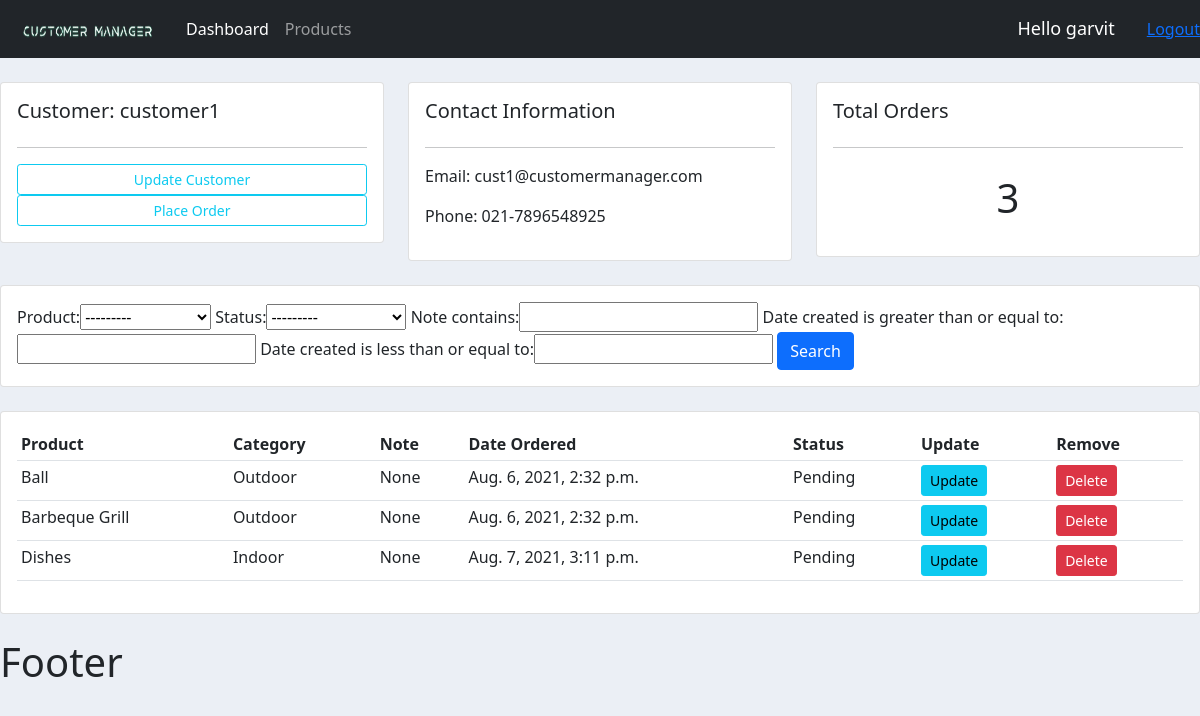
Page /customer/1 (signed in) on the committed database.
### accounts/models.py (models this page shows, shortened)
class Customer(models.Model):
    name=models.CharField(max_length=200,null=True)
    phone=models.CharField(max_length=200,null=True)
    email=models.CharField(max_length=200,null=True)
    date_created=models.DateTimeField(auto_now_add=True,null=True)

class Order(models.Model):
    STATUS=(('Pending','Pending'),('Out for delivery','Out for delivery'),('Delivered','Delivered'))
    customer=models.ForeignKey(Customer, null=True, on_delete=models.SET_NULL) #Setting the refrence
    product=models.ForeignKey(Product, null=True, on_delete=models.SET_NULL)
    date_created=models.DateTimeField(auto_now_add=True, null=True)
    status=models.CharField(max_length=200, null=True, choices=STATUS)
    note = models.CharField(max_length=200, null=True)

class Product(models.Model):
    CATEGORY=(('Indoor','Indoor'),('Outdoor','Outdoor'))
    name = models.CharField(max_length=200, null=True)
    price=models.FloatField(null=True)
    category=models.CharField(max_length=200, null=True, choices=CATEGORY)
    description=models.CharField(max_length=200, null=True, blank=True)
    tags = models.ManyToManyField(Tag)
    date_created = models.DateTimeField(auto_now_add=True, null=True)
    def __str__(self):
        return self.name

### accounts/decorators.py (the view)
        def wrapper_func(request, *args, **kwargs):
            group=None
            if request.user.groups.exists():
                group=request.user.groups.all()[0].name #get the name of 1st group
            if group in allowed_roles:
                return view_func(request, *args, **kwargs)
            else:
                return HttpResponse("You are not authorized to view this page")

### accounts/views.py (called while the page is built)
@login_required(login_url='login')
@allowed_users(allowed_roles=["admin"])
def customer(request,custId):
    customer=Customer.objects.get(id=custId)
    orders=customer.order_set.all() #get all the child object(of type order) of customer
    order_cnt=orders.count()
    myFilter=OrderFilter(request.GET, queryset=orders)#perform query on orders data
    orders=myFilter.qs #reset the orders variable to the filtered_orders
    context={'customer':customer,'orders':orders,'order_cnt':order_cnt,'myFilter':myFilter}
    return render(request,'accounts/customers.html',context)

### accounts/templates/accounts/customers.html
{% extends 'accounts/main.html' %}
{% block content %}
<br>
<div class="row">
	<div class="col-md">
		<div class="card card-body">
			<h5>Customer: {{ customer.name }}</h5>
			<hr>
			<a class="btn btn-outline-info  btn-sm btn-block" href="">Update Customer</a>
			<a class="btn btn-outline-info  btn-sm btn-block" href='{% url 'create_order' customer.id%}'>Place Order</a>
		</div>
	</div>
	<div class="col-md">
		<div class="card card-body">
			<h5>Contact Information</h5>
			<hr>
			<p>Email: {{ customer.email }}</p>
			<p>Phone: {{ customer.phone }}</p>
		</div>
	</div>
	<div class="col-md">
		<div class="card card-body">
			<h5>Total Orders</h5>
			<hr>
			<h1 style="text-align: center;padding: 10px">{{ order_cnt }}</h1>
		</div>
	</div>
</div>
<br>
<div class="row">
	<div class="col">
		<div class="card card-body">
			<form method="get">
                {{ myFilter.form }}
		    <button class="btn btn-primary" type="submit">Search</button>
		  </form>
		</div>
	</div>
</div>
<br>
<div class="row">
	<div class="col-md">
		<div class="card card-body">
			<table class="table table-sm">
				<tr>
					<th>Product</th>
					<th>Category</th>
                    <th>Note</th>
					<th>Date Ordered</th>
					<th>Status</th>
					<th>Update</th>
					<th>Remove</th>
				</tr>
                {%for order in orders %}
                    <tr>
                        <td>{{ order.product }}</td>
                        <td>{{ order.product.category }}</td>
                        <td>{{ order.note }}</td>
                        <td>{{ order.date_created }}</td>
                        <td>{{ order.status }}</td>
                        <td><a class="btn btn-sm btn-info" href="">Update</a> </td>
                        <td><a class="btn btn-sm btn-danger" href="">Delete</a></td>
                    </tr>
                 {% endfor %}
			</table>
		</div>
	</div>
</div>
{% endblock %}

### accounts/templates/accounts/navbar.html (shortened to what this page needs)
{% load static %}
<nav class="navbar navbar-expand-lg navbar-dark bg-dark">
  <div class="container-fluid">
    <a class="navbar-brand" href="#">
      <img id="logo" src="{% static 'images/logo.png' %}">
    </a>
    <div class="collapse navbar-collapse" id="navbarNav">
        {% if request.user.is_staff %}
      <ul class="navbar-nav">
        <li class="nav-item">
          <a class="nav-link active" aria-current="page" href="{% url 'home'%}">Dashboard</a>
        </li>
        <li class="nav-item">
          <a class="nav-link" href="{% url 'products'%}">Products</a>
        </li>
      </ul>
        {% endif %}
    </div>
  </div>
    <div class="hello-msg container">Hello {{ request.user }}</div>
    <span><a href="{% url 'logout' %}">Logout</a> </span>
</nav>

### static/css/main.css (style rules this page uses)
#logo { width: 150px; height: 30px; }
body { background-color: #ebeff5; }

### accounts/templates/accounts/navbar.html (style rules this page uses)
.hello-msg { font-size: 18px; color: white; margin-right: 20px; justify-content: end !important; }

### rows in the picture
Customer: name "customer1", email "cust1@customermanager.com", phone "021-7896548925"
Order: product "Ball", product.category "Outdoor", note "None", date_created "Aug. 6, 2021, 2:32 p.m.", status "Pending"
Order: product "Barbeque Grill", product.category "Outdoor", note "None", date_created "Aug. 6, 2021, 2:32 p.m.", status "Pending"
Order: product "Dishes", product.category "Indoor", note "None", date_created "Aug. 7, 2021, 3:11 p.m.", status "Pending"

### other values in the picture
{{ request.user }} "garvit"
{{ order_cnt }} "3"
